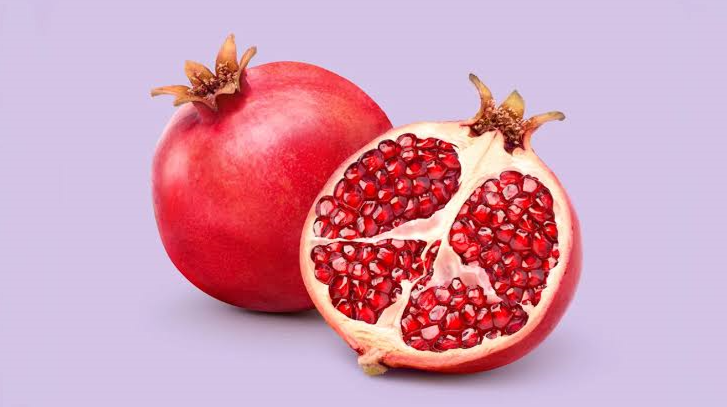
#> input picture Image Processing OpenCV/images/fruit.png, 727 x 407 px
$ jupyter execute 3.ipynb
#> lines starting #> are read from the running program, lines starting #| are printed output that depends on the picture; after the words box and inside, x2 and y2 are one past the last pixel; in counts of white or black regions, pixels touching at a corner belong together
[cell 1]
import numpy as np
import cv2

[cell 2]
img=cv2.imread('images/fruit.png')
#> img is the input picture: shape (407, 727, 3); mean B, G, R 178.9, 155.8, 210.2

[cell 3]
cv2.imshow('window',img)
cv2.waitKey(0)

[cell 4]
img.shape
#> Out = (407, 727, 3)

[cell 5]
img=np.zeros((512,512,3))
img=(img * 255).astype(np.uint8)

[cell 6]
cv2.imshow('window',img)
cv2.waitKey(0)

[cell 7]
cv2.putText(img, text="hello", org=(100, 100), fontFace=cv2.FONT_ITALIC, fontScale=4, color=(0, 255, 255), thickness=2, lineType=cv2.LINE_AA)

[cell 8]
cv2.line(img,pt1=(0,0),pt2=(512,512),thickness=2,color=(0,255,0))

[cell 9]
#circle
cv2.circle(img,center=(100,400),radius=50,thickness=-1,color=(0,0,255))
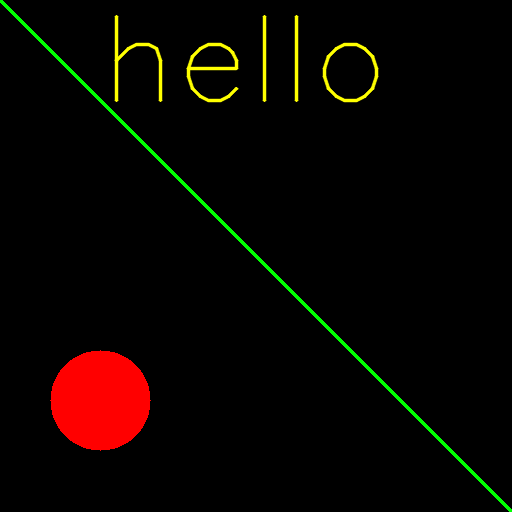
#> img: shape (512, 512, 3); mean B, G, R 0, 4.9, 10

[cell 10]
#rectangle

[cell 11]
cv2.rectangle(img,pt1=(100,100),pt2=(300,300),color=(255,0,0),thickness=-1)
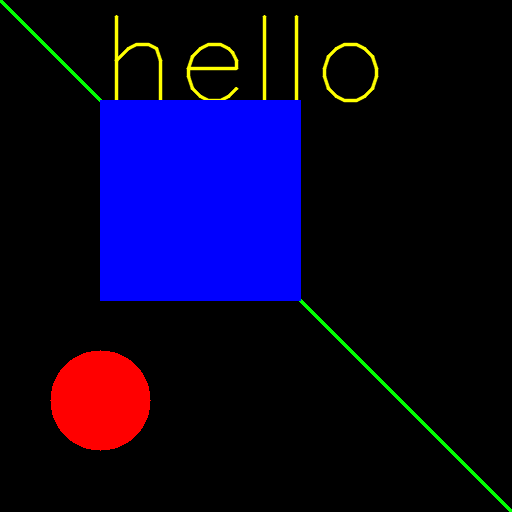
#> img: shape (512, 512, 3); 15.41% of pixels changed, all inside (x1, y1, x2, y2) = (100, 100, 301, 301)
